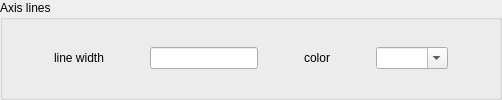
           <widget class="QGroupBox" name="groupBox_3">
            <property name="title">
             <string>Axis lines</string>
            </property>
            <layout class="QVBoxLayout" name="verticalLayout_5">
             <item>
              <layout class="QGridLayout" name="gridLayout_14">
               <item row="0" column="6">
                <widget class="QLabel" name="label_59">
                 <property name="text">
                  <string>color</string>
                 </property>
                </widget>
               </item>
               <item row="0" column="9">
                <spacer name="horizontalSpacer_16">
                 <property name="orientation">
                  <enum>Qt::Horizontal</enum>
                 </property>
                 <property name="sizeHint" stdset="0">
                  <size>
                   <width>40</width>
                   <height>20</height>
                  </size>
                 </property>
                </spacer>
               </item>
               <item row="0" column="0">
                <spacer name="horizontalSpacer_17">
                 <property name="orientation">
                  <enum>Qt::Horizontal</enum>
                 </property>
                 <property name="sizeHint" stdset="0">
                  <size>
                   <width>40</width>
                   <height>20</height>
                  </size>
                 </property>
                </spacer>
               </item>
               <item row="0" column="2">
                <widget class="QLabel" name="label_11">
                 <property name="text">
                  <string>line width</string>
                 </property>
                </widget>
               </item>
               <item row="0" column="5">
                <spacer name="horizontalSpacer_97">
                 <property name="orientation">
                  <enum>Qt::Horizontal</enum>
                 </property>
                 <property name="sizeHint" stdset="0">
                  <size>
                   <width>40</width>
                   <height>20</height>
                  </size>
                 </property>
                </spacer>
               </item>
               <item row="0" column="8">
                <widget class="QComboBox" name="axSpineColorCombo">
                 <property name="editable">
                  <bool>true</bool>
                 </property>
                </widget>
               </item>
               <item row="0" column="3">
                <spacer name="horizontalSpacer_99">
                 <property name="orientation">
                  <enum>Qt::Horizontal</enum>
                 </property>
                 <property name="sizeHint" stdset="0">
                  <size>
                   <width>40</width>
                   <height>20</height>
                  </size>
                 </property>
                </spacer>
               </item>
               <item row="0" column="4">
                <widget class="QLineEdit" name="axSpineLineWidthEntry"/>
               </item>
               <item row="0" column="7">
                <spacer name="horizontalSpacer_135">
                 <property name="orientation">
                  <enum>Qt::Horizontal</enum>
                 </property>
                 <property name="sizeHint" stdset="0">
                  <size>
                   <width>40</width>
                   <height>20</height>
                  </size>
                 </property>
                </spacer>
               </item>
              </layout>
             </item>
            </layout>
           </widget>
